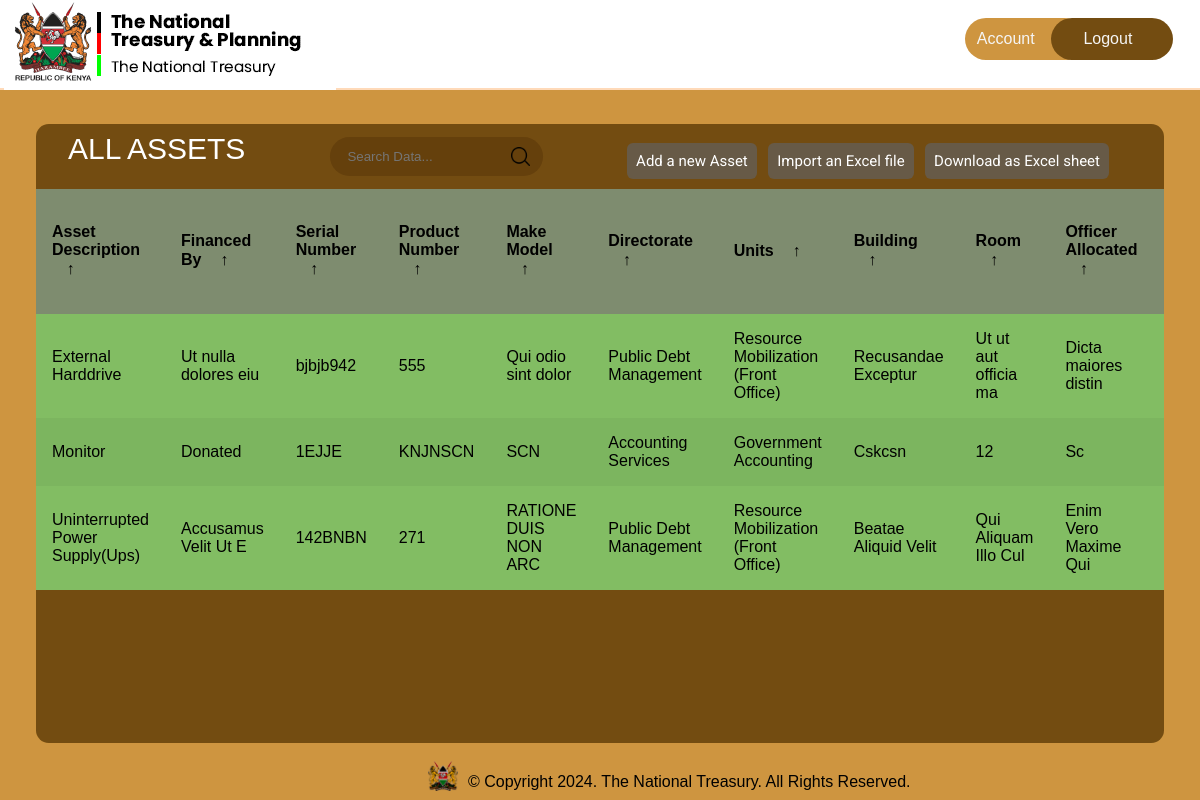
Screenshot of / (signed in) with the database file from the repository.
### inventory/models.py (models this page shows, shortened)
class Asset(db.Model):
    idassets = db.Column(db.Integer, primary_key=True)
    asset_description = db.Column(db.Text, nullable=False)
    financed_by = db.Column(db.Text, default="N/A")
    serial_number = db.Column(db.Text, nullable=False, unique=True)
    product_number = db.Column(db.Text, nullable=False)
    make_model = db.Column(db.Text, nullable=False)
    directorate = db.Column(db.Text, nullable=False)
    units = db.Column(db.Text, nullable=False)
    building = db.Column(db.Text, nullable=False)
    room = db.Column(db.Integer, nullable=False)
    officer_allocated = db.Column(db.Text, default="N/A")
    officer_contact_info = db.Column(db.Text, default="0")
    state = db.Column(db.Text, nullable=False)
    recorded_by = db.Column(db.Text, nullable=False)

### inventory/routes.py (the view)
@app.route("/")
def index():
    assets = Asset.query.all()
    return render_template("index.html", assets=assets)

### inventory/models.py (called while the page is built)
@login_manager.user_loader
def load_user(user_id):
    return User.query.get(int(user_id))

### inventory/templates/index.html (shortened to what this page needs)
{% extends "base.html" %}
{% if current_user.is_authenticated %}
{% block head %}
{{ super() }}
<link rel="stylesheet" href="{{ url_for('static', filename='css/assets_table.css') }}">
{% endblock head %}
{% endif %}
{% block navlinks %}
	{%if current_user.is_authenticated%}
		<a href="{{url_for('profile')}}" class="links signup">Account</a>
		<a href="{{url_for('logout')}}" class="links login">Logout</a>
	{% else %}
		<a href="{{url_for('register')}}" class="links signup">Sign up</a>
		<a href="{{url_for('login')}}" class="links login">Login</a>
	{% endif %}
{% endblock navlinks %}
{% block body %}
{% if not current_user.is_authenticated %}
<div class="heading" style="background-color: rgb(115,76,17)">
	<h2>INVENTORY MANAGEMENT SYSTEM</h2>
</div> <br><br>
<div class="parent">
	<div class="child1">
		<p>The  <b> National Treasury Inventory Management System </b>
			is your comprehensive solution for managing and safeguarding the assets of our nation's treasury.
			Our state-of-the-art platform ensures efficient, secure, and transparent handling of inventory,
			providing a seamless experience for all users.</p>
		<div class="register-login-btns">
			<a href="{{ url_for('register') }}" class="hero-section-btn" role="button"><span class="text">Get Started</span></a>
			<a href="{{ url_for('login') }}" class="hero-section-btn" role="button"><span class="text">Log In</span></a>
		</div>
	</div>
	<div class="child2">
		<img src="{{url_for('static', filename='assets/images/hero.jpeg')}}" alt="">
	</div>
</div>
{% else %}
<div class="main">
    <main class="table" id="customers_table">
        <section class="table__header">
            <a href="{{ url_for('index') }}" class="all-assets-btn" ><h1>All Assets</h1></a>
            <div class="input-group">
                <input type="search" placeholder="Search Data...">
		<img src="{{ url_for('static', filename='assets/images/search.png') }}" alt="">
            </div>
	    <div class="table-links">
		<a href="{{ url_for('create_assets') }}" class="add-asset-link">Add a new Asset</a>
		<button id="import-excel-btn" class="import-excel">Import an Excel file</button>
		<button id="toEXCEL" class="export-excel">Download as
			Excel sheet</button>
	    </div>
        </section>
        <section class="table__body">
            <table>
                <thead>
                    <tr>
                        <th> Asset Description <span class="icon-arrow">&UpArrow;</span></th>
                        <th> Financed by <span class="icon-arrow">&UpArrow;</span></th>
                        <th> Serial Number <span class="icon-arrow">&UpArrow;</span></th>
                        <th> Product Number<span class="icon-arrow">&UpArrow;</span></th>
                        <th> Make Model <span class="icon-arrow">&UpArrow;</span></th>
                        <th> Directorate <span class="icon-arrow">&UpArrow;</span></th>
                        <th> Units <span class="icon-arrow">&UpArrow;</span></th>
                        <th> Building <span class="icon-arrow">&UpArrow;</span></th>
                        <th> Room <span class="icon-arrow">&UpArrow;</span></th>
                        <th> Officer Allocated <span class="icon-arrow">&UpArrow;</span></th>
                        <th> Officer Allocated Work ID / National ID<span class="icon-arrow">&UpArrow;</span></th>
                    </tr>
                </thead>
                <tbody>
					{% for asset in assets %}
					<tr>
						<td>{{ asset.asset_description }}</td>
						<td>{{ asset.financed_by }}</td>
						<td>{{ asset.serial_number }}</td>
						<td>{{ asset.product_number }}</td>
						<td>{{ asset.make_model }}</td>
						<td>{{ asset.directorate }}</td>
						<td>{{ asset.units }}</td>
						<td>{{ asset.building }}</td>
						<td>{{ asset.room }}</td>
						<td>{{ asset.officer_allocated }}</td>
						<td>{{ asset.officer_contact_info }}</td>
					</tr>
						{% endfor %}
                </tbody>
            </table>
        </section>
    </main>
	{% endif %}
{% endblock body %}

### inventory/templates/base.html (shortened to what this page needs)
<!DOCTYPE html>
<html lang="en">
<head>
	{% block head %}
	<link rel="stylesheet" href="https://cdnjs.cloudflare.com/ajax/libs/font-awesome/6.5.1/css/all.min.css"
 />
	<link rel="stylesheet" href="{{ url_for('static',filename='css/style.css') }}">
	{% endblock head %}
</head>
<body>
	<div class="nav">
		<div class="logo">
			<a href="{{ url_for('index') }}"><img
					src=" {{ url_for('static', filename='assets/images/TNT logo.png')  }} "
					alt="treasury logo"></img></a>
		</div>
		<div class="links">
			{% block navlinks %}
			{% endblock navlinks %}
		</div>
	</div>
	{% block body %}
	{% endblock body %}
	<div class="footer">
		<img src="{{ url_for('static', filename='assets/images/tntfooterlogo.png') }}" alt="footer logo"
			width="30" height="30">
		<p>© Copyright <span class="copyright-year"></span>. The National Treasury. All Rights Reserved.</p>
	</div>
</body>
</html>

### inventory/static/css/style.css (style rules this page uses)
* { margin: 0; padding: 0; box-sizing: border-box; color-scheme: light; @import url('https://fonts.googleapis.com/css2?family=Roboto+Mono:ital,wght@0,100..700;1,100..700&display=swap'); }
body { display: flex; flex-direction: column; height: 100%; background-color: #ce9540; }
.nav { display: flex; justify-content: space-between; align-items: center; border-bottom: 2px solid peachpuff; padding-left: 4px; padding-top: 5px; padding-right: 15px; background-color: white; position: sticky; top: 0; height: 90px; width: 100%; }
.links { padding: 12px; display: flex; align-items: center; gap: 32px; border-radius: 34px; margin-bottom: 8px; }
.links>a { text-decoration: none; color: whitesmoke; width: 7.6em; }
.signup { background-color: #CE9540; }
.login { background-color: #734C11; margin-left: -67px; padding-left: 32px; }
.footer { display: flex; align-items: center; gap: 10px; margin-left: 8px; position: fixed; bottom: 0; margin-bottom: 4px; left: 35vw; }
.main { display: flex; flex-direction: column; align-items: center; }
.footer { margin-top: 12px; padding-top: 18px; display: flex; align-items: end; justify-content: center; }

### inventory/static/css/assets_table.css (style rules this page uses)
section { background-color: #734c11; }
body { display: flex; flex-direction: column; height: 100%; background-color: #ce9540; }
.all-assets-btn { text-decoration: none; }
.table-links { margin-top: 20px; margin-right: 16px; }
.table-links>* { padding: 9px; background-color: #675a47; margin-right: 7px; margin-bottom: 12px; color: #fff; font-family: 'Roboto', sans-serif; font-size: 15px; border-radius: 6px; appearance: none; border: none }
.add-asset-link { text-decoration: none; }
h1 { font-size: 30px; color: #fff; text-transform: uppercase; font-weight: 300; text-align: center; margin-bottom: 15px; }
.footer { position: fixed; bottom: 5px; }
* { margin: 0; padding: 0; box-sizing: border-box; font-family: sans-serif; }
td, th { width: 200px; }
main.table { width: 94%; margin: 34px 0px; background-color: #734c11; height: calc(90vh - 101px); backdrop-filter: blur(7px); border-radius: .8rem; overflow: auto; }
tbody { background: #82bd63; }
td { width: 400px; }
.table__header { width: 100%; height: 65px; padding: .8rem 2rem; display: flex; justify-content: space-between; align-items: center; }
.table__header .input-group { width: 20%; height: 100%; background-color: #4a270455; padding: 0 .8rem; border-radius: 2rem; display: flex; justify-content: center; align-items: center; transition: .2s; }
.table__header .input-group img { width: 1.2rem; height: 1.2rem; }
.table__header .input-group input { width: 100%; padding: 0 .5rem 0 .3rem; background-color: transparent; border: none; outline: none; }
table { width: 100%; }
table, th, td { border-collapse: collapse; padding: 1rem; text-align: left; }
thead th { position: sticky; top: 0; left: 0; background-color: #87bbb494; cursor: pointer; text-transform: capitalize; }
tbody tr:nth-child(even) { background-color: #0000000b; }
tbody tr { --delay: .1s; transition: .5s ease-in-out var(--delay), background-color 0s; }
tbody tr td, tbody tr td p, tbody tr td img { transition: .2s ease-in-out; }
thead th span.icon-arrow { display: inline-block; width: 1.3rem; height: 1.3rem; border-radius: 50%; border: 1.4px solid transparent; text-align: center; font-size: 1rem; margin-left: .5rem; transition: .2s ease-in-out; }

### rows the page displays
Asset: asset_description "External Harddrive", financed_by "Ut nulla dolores eiu", serial_number "bjbjb942", product_number "555", make_model "Qui odio sint dolor", directorate "Public Debt Management", units "Resource Mobilization (Front Office)", building "Recusandae Exceptur", room "Ut ut aut officia ma", officer_allocated "Dicta maiores distin"
Asset: asset_description "Monitor", financed_by "Donated", serial_number "1EJJE", product_number "KNJNSCN", make_model "SCN", directorate "Accounting Services", units "Government Accounting", building "Cskcsn", room "12", officer_allocated "Sc"
Asset: asset_description "Uninterrupted Power Supply(Ups)", financed_by "Accusamus Velit Ut E", serial_number "142BNBN", product_number "271", make_model "RATIONE DUIS NON ARC", directorate "Public Debt Management", units "Resource Mobilization (Front Office)", building "Beatae Aliquid Velit", room "Qui Aliquam Illo Cul", officer_allocated "Enim Vero Maxime Qui"
